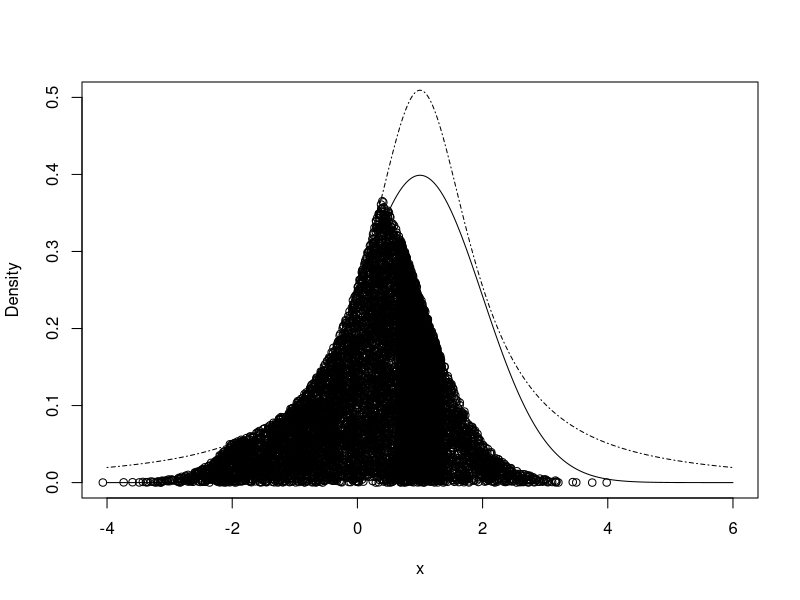
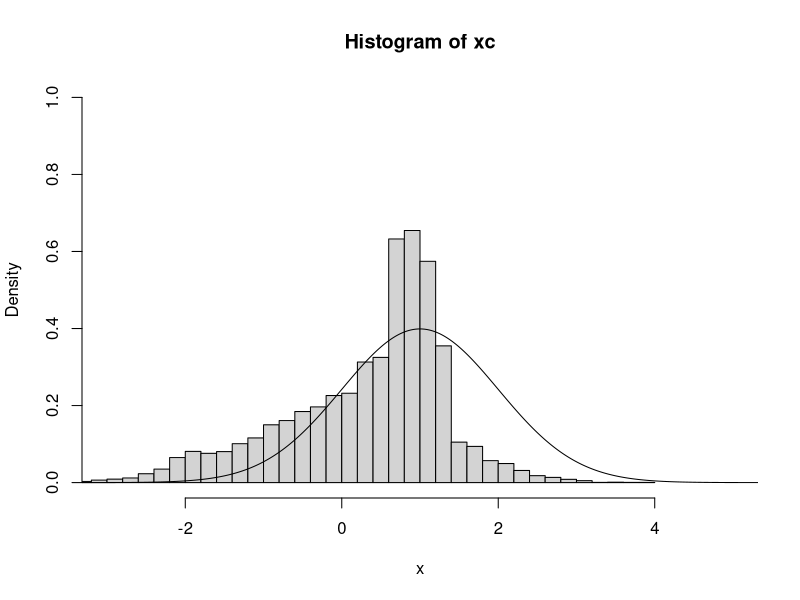
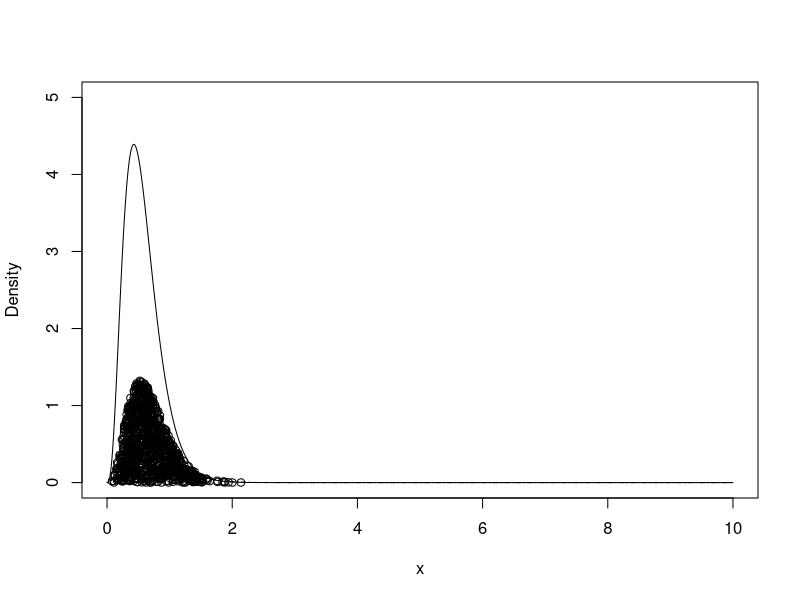
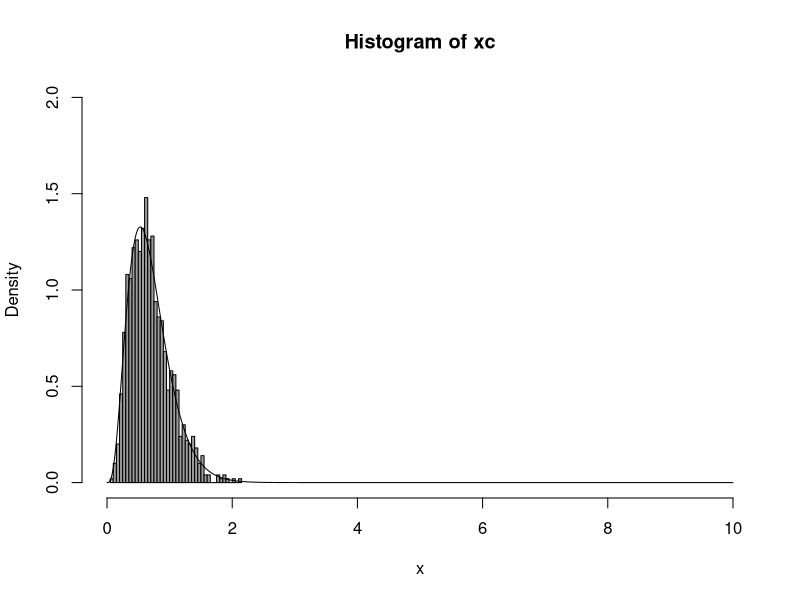

Here is the R script that generated these plots, in order:
## ---- chunk 1
n=10000
k=1.6
m=1
x <- seq(m-5,m+5,.001)
f <- 1.6/(pi*(1+(x-m)^2))
f <- k*dcauchy(x,location = m)
plot(x,dnorm(x,m,1),type="l",ylim=c(0,.5),xlab="x",ylab="Density")
lines(x,f,lty=4)

xc <- rep(0,n)
yc <- rep(0,n)
for(i in 1:n){
  reject <- TRUE
  while(reject){
    p <- runif(1)
    if (p < 0.5){
      xc[i] <- qcauchy(p/k,location=m)+m
      } 
    else{
     xc[i] <- -(qcauchy((1-p)/k,location=m))+m
    }
    p <- runif(1)
    yc[i] <- p*k*dcauchy(xc[i],location = m)
    if (yc[i] < dnorm(xc[i])){
      reject <- FALSE
    }
  }
}

points(xc,yc)

hist(xc,probability=T,xlim=c(m-4,m+4),ylim=c(0,1),xlab="x", breaks = 32)
lines(x,dnorm(x,m,1))
## SOMETHINGS WRONG; BUT I CANT FIND IT :-O 
## ---- chunk 2
n=1000
alpha = 4.3 #shape
beta = 6.2 #rate
k = 2.8 #constant
x <- seq(0,10,length.out=n)
f <- dgamma(x,shape=alpha, rate = beta)
plot(x,k*dgamma(x,shape=4, rate=7),type="l",ylim=c(0,5),xlab="x",ylab="Density") # Plots the gamma(4,7)
lines(x,f,lty=4) # Plots the target function

xc <- rep(0,n)
yc <- rep(0,n)
for(i in 1:n){
  reject <- TRUE
  while(reject){
    p <- runif(1)
    if (p < 0.5){
      xc[i]<- qgamma(p,shape = 4, rate=7)
      } 
    else{
      xc[i] <- qgamma(p,shape = 4,rate = 7)
    }
    p <- runif(1)
    yc[i] <- p*k*dgamma(xc[i], shape= 4,rate = 7)
    if (yc[i] < dgamma(xc[i],shape=alpha,rate=beta)){ # Then the point under the gamma(alpha,beta)
      reject <- FALSE
    }
  }
}

points(xc,yc,type='p') # The not rejected points
hist(xc,probability=T,xlim=c(0,10),ylim=c(0,2),xlab="x",col=16, breaks = (n/16)) # Plots the histogram
lines(x,dgamma(x,shape=alpha,rate=beta)) #Plot the target function, and see they look like each other. 
